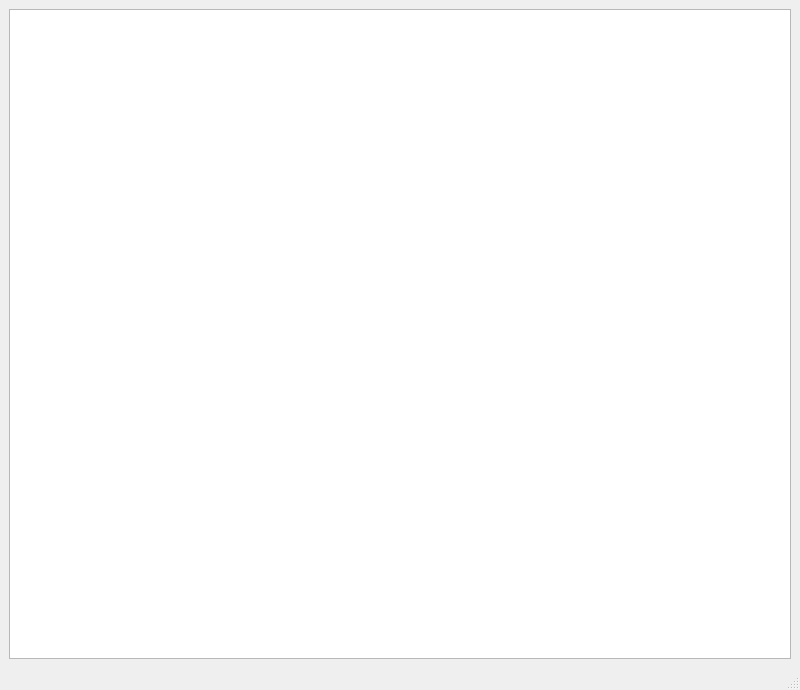
<?xml version="1.0" encoding="UTF-8"?>
<ui version="4.0">
 <class>MainWindow</class>
 <widget class="QMainWindow" name="MainWindow">
  <property name="geometry">
   <rect>
    <x>0</x>
    <y>0</y>
    <width>800</width>
    <height>600</height>
   </rect>
  </property>
  <property name="windowTitle">
   <string>MainWindow</string>
  </property>
  <widget class="QWidget" name="centralwidget">
   <layout class="QVBoxLayout" name="verticalLayout">
    <item>
     <widget class="QGraphicsView" name="graphicsView">
      <property name="minimumSize">
       <size>
        <width>650</width>
        <height>650</height>
       </size>
      </property>
     </widget>
    </item>
   </layout>
  </widget>
  <widget class="QMenuBar" name="menubar">
   <property name="geometry">
    <rect>
     <x>0</x>
     <y>0</y>
     <width>800</width>
     <height>27</height>
    </rect>
   </property>
  </widget>
  <widget class="QStatusBar" name="statusbar"/>
 </widget>
 <resources/>
 <connections/>
</ui>
